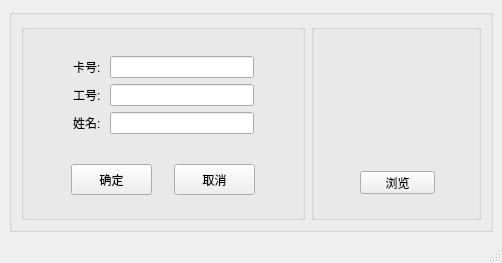
<?xml version="1.0" encoding="UTF-8"?>
<ui version="4.0">
 <class>MainWindow</class>
 <widget class="QMainWindow" name="MainWindow">
  <property name="geometry">
   <rect>
    <x>0</x>
    <y>0</y>
    <width>502</width>
    <height>263</height>
   </rect>
  </property>
  <property name="windowTitle">
   <string>MainWindow</string>
  </property>
  <widget class="QWidget" name="centralwidget">
   <layout class="QGridLayout" name="gridLayout" rowstretch="4">
    <item row="0" column="0">
     <widget class="QGroupBox" name="groupBox">
      <property name="title">
       <string/>
      </property>
      <layout class="QGridLayout" name="gridLayout_2">
       <item row="0" column="0">
        <layout class="QHBoxLayout" name="horizontalLayout" stretch="5,3">
         <item>
          <widget class="QGroupBox" name="groupBox_2">
           <property name="title">
            <string/>
           </property>
           <widget class="QPushButton" name="m_btnOk">
            <property name="geometry">
             <rect>
              <x>50</x>
              <y>140</y>
              <width>81</width>
              <height>31</height>
             </rect>
            </property>
            <property name="text">
             <string>确定</string>
            </property>
           </widget>
           <widget class="QPushButton" name="m_btnQuit">
            <property name="geometry">
             <rect>
              <x>153</x>
              <y>140</y>
              <width>81</width>
              <height>31</height>
             </rect>
            </property>
            <property name="text">
             <string>取消</string>
            </property>
           </widget>
           <widget class="QWidget" name="">
            <property name="geometry">
             <rect>
              <x>52</x>
              <y>32</y>
              <width>181</width>
              <height>80</height>
             </rect>
            </property>
            <layout class="QVBoxLayout" name="verticalLayout">
             <item>
              <layout class="QHBoxLayout" name="horizontalLayout_2">
               <item>
                <widget class="QLabel" name="label">
                 <property name="text">
                  <string>卡号: </string>
                 </property>
                </widget>
               </item>
               <item>
                <widget class="QLineEdit" name="m_editCardNum"/>
               </item>
              </layout>
             </item>
             <item>
              <layout class="QHBoxLayout" name="horizontalLayout_3">
               <item>
                <widget class="QLabel" name="label_2">
                 <property name="text">
                  <string>工号: </string>
                 </property>
                </widget>
               </item>
               <item>
                <widget class="QLineEdit" name="m_editJobNum"/>
               </item>
              </layout>
             </item>
             <item>
              <layout class="QHBoxLayout" name="horizontalLayout_4">
               <item>
                <widget class="QLabel" name="label_3">
                 <property name="text">
                  <string>姓名: </string>
                 </property>
                </widget>
               </item>
               <item>
                <widget class="QLineEdit" name="m_editName"/>
               </item>
              </layout>
             </item>
            </layout>
           </widget>
          </widget>
         </item>
         <item>
          <widget class="QGroupBox" name="groupBox_3">
           <property name="title">
            <string/>
           </property>
           <widget class="QLabel" name="m_lbPic">
            <property name="geometry">
             <rect>
              <x>32</x>
              <y>10</y>
              <width>101</width>
              <height>111</height>
             </rect>
            </property>
            <property name="text">
             <string/>
            </property>
           </widget>
           <widget class="QPushButton" name="m_btnPicPath">
            <property name="geometry">
             <rect>
              <x>49</x>
              <y>147</y>
              <width>75</width>
              <height>23</height>
             </rect>
            </property>
            <property name="text">
             <string>浏览</string>
            </property>
           </widget>
          </widget>
         </item>
        </layout>
       </item>
      </layout>
     </widget>
    </item>
   </layout>
  </widget>
  <widget class="QStatusBar" name="statusbar"/>
 </widget>
 <resources/>
 <connections/>
</ui>
